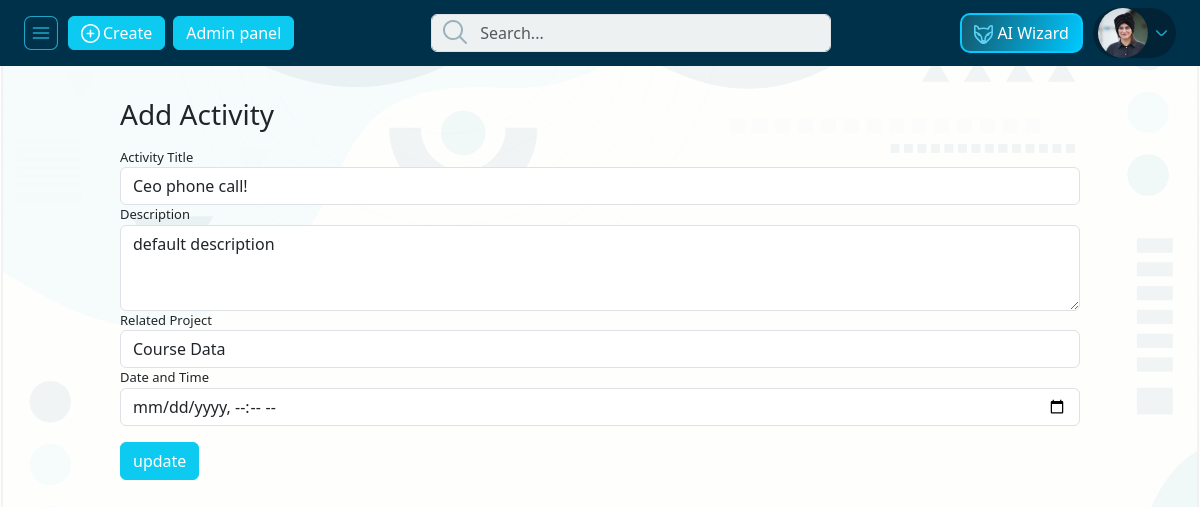
/employee_profile/my-activity/add-activity/1 (signed in), run on the app's committed database.
### pages/models.py (models this page shows, shortened)
class Employee(models.Model):
    EmployeeID = models.AutoField(primary_key=True)
    FirstName = models.CharField(max_length=255)
    LastName = models.CharField(max_length=255)
    Email = models.EmailField()
    Phone = models.CharField(max_length=20)
    Department = models.ForeignKey(
        Department, on_delete=models.SET_NULL, null=True)
    JobTitle = models.ForeignKey(
        JobTitle, on_delete=models.SET_NULL, null=True)
    HireDate = models.DateField(default=datetime.today())
    user = models.OneToOneField(
        User, on_delete=models.CASCADE, null=True, default=None)
    EmployeePhoto = models.ImageField(
        upload_to='employee_photos/', default='employee_photos/default-employee.webp', null=True, blank=True)
    Location = models.CharField(max_length=50, null=True)
    PerHour = models.CharField(max_length=10, null=True)
    EmployeeTarget = models.IntegerField(max_length=10, null=True, blank=True)
    MinTarget = models.IntegerField(max_length=3, null=True, blank=True)

class Activity(models.Model):
    ActivityID = models.AutoField(primary_key=True)
    Employee = models.ForeignKey(Employee, on_delete=models.CASCADE)
    ActivityName = models.CharField(max_length=255)
    Description = models.TextField(default="default description", null=True)
    Project = models.CharField(max_length=20 ,null=True,blank=True)
    DoneDate = models.DateTimeField(default=timezone.now)

### pages/views.py (the view, shortened to what this page needs)
# urls.py: path('employee_profile/my-activity/add-activity/<int:id>', views.update_activity, name='update-activity'),
@login_required
def update_activity(request,id):
    employee = get_object_or_404(Employee, user=request.user)
    selected_activity = Activity.objects.get(pk=id)
    context ={
        "employee":employee,
        'selected_activity':selected_activity
    }
    return render(request,'pages/update-activity.html',context)

### templates/pages/update-activity.html (shortened to what this page needs)
{% extends 'base_custom.html' %}
{% load static %}
{% block style %}
<link rel="stylesheet" href="{% static 'front-end-static/css/bootstrap.min.css' %}">
<link rel="stylesheet" href="{% static 'front-end-static/css/style.min.css' %}">
{% endblock style %}
{% block content %}
{% include 'parts/navbar.html' %}
<div class="row m-0">
    <div class="col-9 employees_content mt-4 offset_left" id="side_content">
        <h3 class="text-capitalize my-2">Add Activity</h3>
        <form action="" method="post" class="mt-3">
            <div class="form-group">
                <label for="exampleFormControlInput1">Activity Title</label>
                <input type="text" class="form-control" name="ActivityName" id="exampleFormControlInput1"
                    value="{{selected_activity.ActivityName}}" placeholder="Activity name">
            </div>
            <div class="form-group">
                <label for="exampleFormControlTextarea1">Description</label>
                <textarea class="form-control" name="Description" placeholder="Activity Description"
                    id="exampleFormControlTextarea1" rows="3">{{selected_activity.Description}}</textarea>
            </div>
            <div class="form-group">
                <label for="exampleFormControlInput1">Related Project</label>
                <input type="text" class="form-control" name="Project" id="exampleFormControlInput1"
                    placeholder="the Related Project" value="{{selected_activity.Project}}">
            </div>
            <div class="form-group">
                <label for="exampleFormControlInput1">Date and Time</label>
                <input type="datetime-local" class="form-control" value="{{selected_activity.DoneDate}}" name="DoneDate"
                    id="exampleFormControlInput1">
            </div>
            <button type="submit" class="btn btn-info text-white mt-3">
                <span>
                    update
                </span>
            </button>
        </form>
    </div>
</div>
{% endblock content %}

### templates/parts/navbar.html (shortened to what this page needs)
{% load static %}
<nav class="navbar site_nav">
    <div class="d-flex justify-content-between w-100 mx-4 align-items-center">
        <div class="d-flex left align-items-center">
            <div id="toggler" class="d-flex align-items-center">
                <img src="{% static 'front-end-static/images/icons/nav_btn.svg' %}" class="toggle_icon" alt="nav btn">
            </div>
            <button type="button" class="btn btn-info text-white">
                <img src="{% static 'front-end-static/images/icons/plus.svg' %}" class="icon" alt="plus icon">
                <span>Create</span>
            </button>
            {% if employee.user.is_superuser %}
            <button type="button" class="btn btn-info mx-2 text-white">
                <a style="color: #fff;" href="{% url 'admin:index' %}">Admin panel</a>
            </button>
            {% endif %}
        </div>
        <div class="search_container">
            <form>
                <input type="text" name="q" id="global_nav_search" class="form-control" placeholder="Search...">
            </form>
        </div>
        <div class="d-flex align-items-center">
            <div class="btn ai_btn">
                <a href="{% url 'ai-assistant' %}" style="text-decoration: none;color: white;">
                    <img src="{% static 'front-end-static/images/icons/fox.svg' %}" class="icon" alt="Ai icon">
                    <span>AI Wizard</span>
                </a>
            </div>
            <div class="dropdown d-flex">
                <button class="border-0" type="button" data-bs-toggle="dropdown" aria-expanded="false">
                    {% if employee.EmployeePhoto.url %}
                    <img style="width: 50px;height: 50px;" src="{{ employee.EmployeePhoto.url }}" class="rounded-circle"
                        alt="user">
                    {% endif %}
                    <img src="{% static 'front-end-static/images/icons/arrow_down_light.svg' %}" class="icon"
                        alt="icon">
                </button>
            </div>
        </div>
    </div>
</nav>

### data on the page
Employee: EmployeePhoto (picture)
Activity: ActivityName "Ceo phone call!", Description "default description", Project "Course Data"
